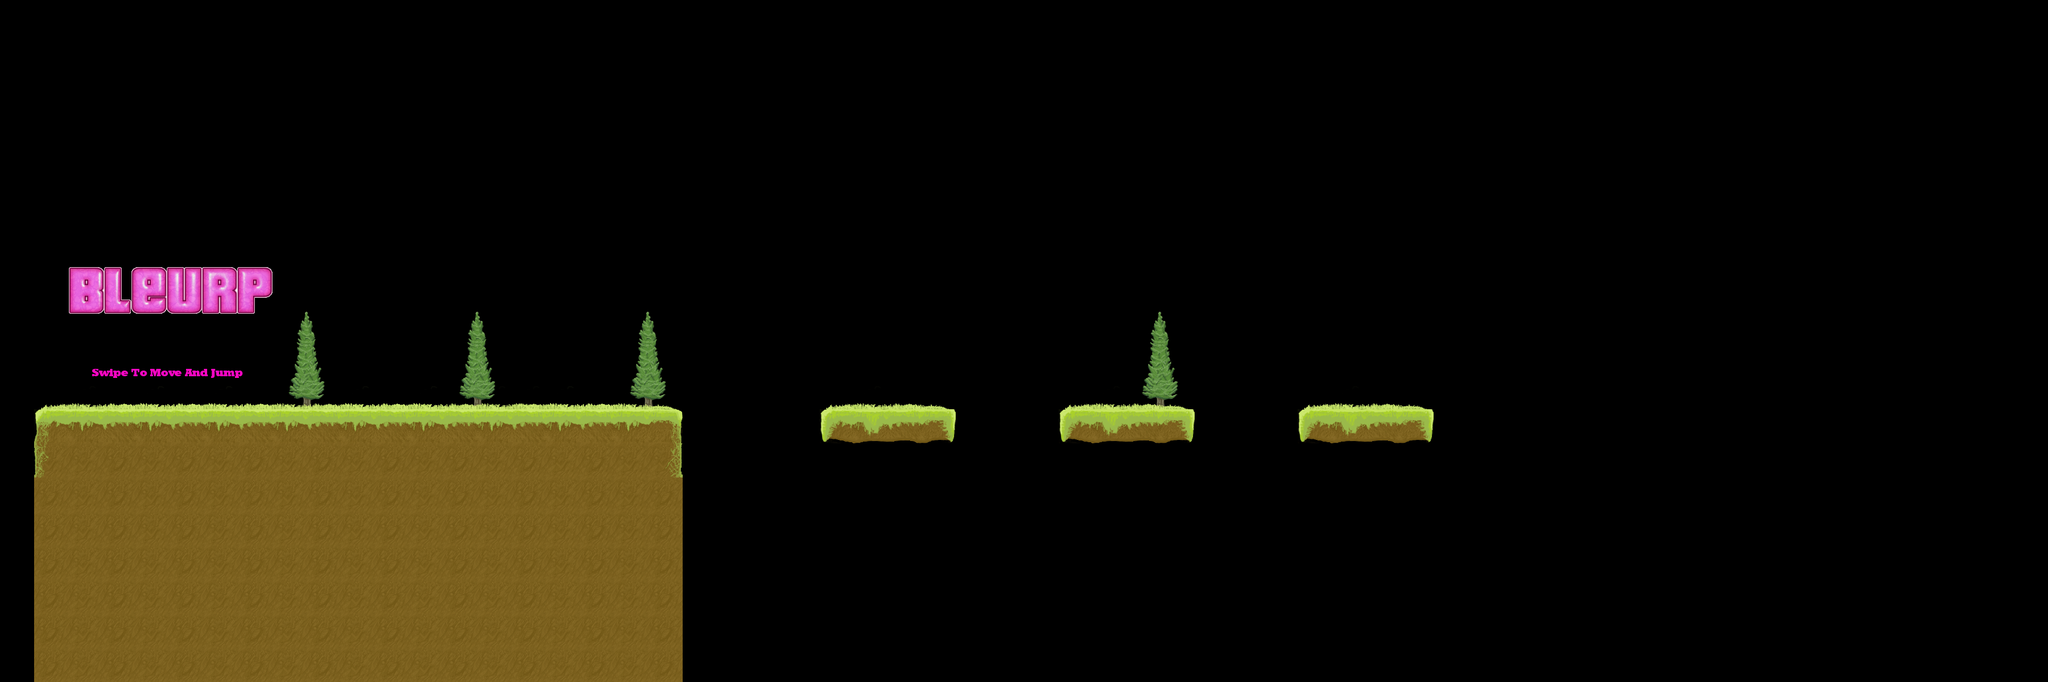

This game map was drawn from its Tiled (.tmx) file and the tilesets committed beside it. A one-line description and the trimmed map source follow:
An orthogonal 60x20 tile map with 60x60 px tiles, 3 tile layers (Block, Trees, grass), 2 tilesets and 2 objects.

<map version="1.0" orientation="orthogonal" renderorder="right-down" width="60" height="20" tilewidth="60" tileheight="60" nextobjectid="9">
 <tileset firstgid="1" name="Tileset" tilewidth="60" tileheight="60" tilecount="49" columns="7">
  <image source="AlTiles.png" width="420" height="420" />
  <tile id="9">
   <properties>
    <property name="blocked" value="" />
   </properties>
  </tile>
  <tile id="10">
   <properties>
    <property name="blocked" value="" />
   </properties>
  </tile>
  <tile id="11">
   <properties>
    <property name="blocked" value="" />
   </properties>
  </tile>
  <tile id="12">
   <properties>
    <property name="blocked" value="" />
   </properties>
  </tile>
  <tile id="16">
   <properties>
    <property name="blocked" value="" />
   </properties>
  </tile>
  <tile id="17">
   <properties>
    <property name="blocked" value="" />
   </properties>
  </tile>
  <tile id="18">
   <properties>
    <property name="blocked" value="" />
   </properties>
  </tile>
  <tile id="19">
   <properties>
    <property name="blocked" value="" />
   </properties>
  </tile>
  <tile id="23">
   <properties>
    <property name="blocked" value="" />
   </properties>
  </tile>
  <tile id="24">
   <properties>
    <property name="blocked" value="" />
   </properties>
  </tile>
  <tile id="29">
   <properties>
    <property name="blocked" value="" />
   </properties>
  </tile>
  <tile id="30">
   <properties>
    <property name="blocked" value="" />
   </properties>
  </tile>
  <tile id="31">
   <properties>
    <property name="blocked" value="" />
   </properties>
  </tile>
  <tile id="32">
   <properties>
    <property name="blocked" value="" />
   </properties>
  </tile>
  <tile id="42">
   <properties>
    <property name="blocked" value="" />
   </properties>
  </tile>
  <tile id="43">
   <properties>
    <property name="blocked" value="" />
   </properties>
  </tile>
  <tile id="44">
   <properties>
    <property name="blocked" value="" />
   </properties>
  </tile>
  <tile id="45">
   <properties>
    <property name="blocked" value="" />
   </properties>
  </tile>
 </tileset>
 <tileset firstgid="50" name="Tiles2" tilewidth="60" tileheight="60" tilecount="36" columns="6">
  <image source="Tiles2.png" width="360" height="360" />
 </tileset>
 <objectgroup name="objects">
  <object id="6" x="240" y="660" width="60" height="60">
   <properties>
    <property name="player" value="" />
   </properties>
  </object>
  <object id="7" x="2460" y="660" width="60" height="60">
   <properties>
    <property name="portal" value="" />
   </properties>
  </object>
 </objectgroup>
 <layer name="Block" width="60" height="20">
  <data>[1200 cells, 194 non-empty, 42 distinct tile ids]</data>
 </layer>
 <layer name="Trees" width="60" height="20">
  <data>[1200 cells, 35 non-empty, 8 distinct tile ids]</data>
 </layer>
 <layer name="grass" width="60" height="20">
  <data>[1200 cells, 31 non-empty, 4 distinct tile ids]</data>
 </layer>
</map>
